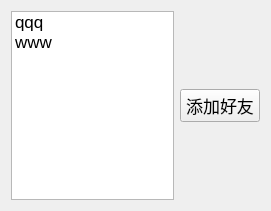
<?xml version="1.0" encoding="UTF-8"?>
<ui version="4.0">
 <class>Online</class>
 <widget class="QWidget" name="Online">
  <property name="geometry">
   <rect>
    <x>0</x>
    <y>0</y>
    <width>271</width>
    <height>211</height>
   </rect>
  </property>
  <property name="windowTitle">
   <string>Form</string>
  </property>
  <layout class="QHBoxLayout" name="horizontalLayout_2">
   <item>
    <layout class="QHBoxLayout" name="horizontalLayout">
     <item>
      <widget class="QListWidget" name="online_lw">
       <property name="font">
        <font>
         <pointsize>13</pointsize>
        </font>
       </property>
       <item>
        <property name="text">
         <string>qqq</string>
        </property>
       </item>
       <item>
        <property name="text">
         <string>www</string>
        </property>
       </item>
      </widget>
     </item>
     <item>
      <layout class="QVBoxLayout" name="verticalLayout">
       <item>
        <spacer name="verticalSpacer">
         <property name="orientation">
          <enum>Qt::Vertical</enum>
         </property>
         <property name="sizeHint" stdset="0">
          <size>
           <width>20</width>
           <height>40</height>
          </size>
         </property>
        </spacer>
       </item>
       <item>
        <widget class="QPushButton" name="addFriend_pb">
         <property name="font">
          <font>
           <pointsize>13</pointsize>
          </font>
         </property>
         <property name="text">
          <string>添加好友</string>
         </property>
        </widget>
       </item>
       <item>
        <spacer name="verticalSpacer_2">
         <property name="orientation">
          <enum>Qt::Vertical</enum>
         </property>
         <property name="sizeHint" stdset="0">
          <size>
           <width>20</width>
           <height>40</height>
          </size>
         </property>
        </spacer>
       </item>
      </layout>
     </item>
    </layout>
   </item>
  </layout>
 </widget>
 <resources/>
 <connections/>
</ui>
